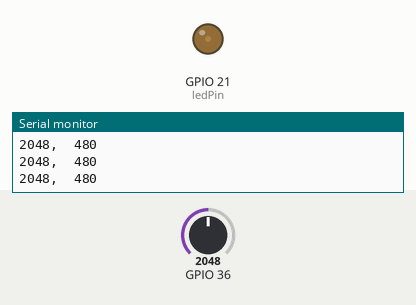
Recording of a sketch running on a simulated ESP32. On the bench: output pins drawn as LEDs (lit = HIGH), the last lines printed to the serial monitor. The test bench sets the inputs (shaded band); at power-on: GPIO 36 = 2048.

Above: at 1.2 s.
1.3 s: GPIO 36 set to 1960
At 2.2 s:
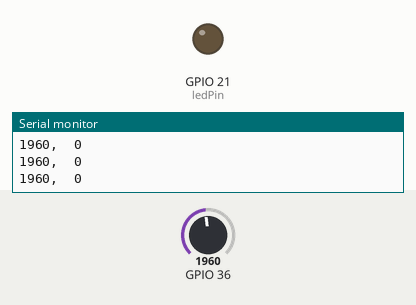
2.8 s: GPIO 36 set to 2866
At 3.6 s:
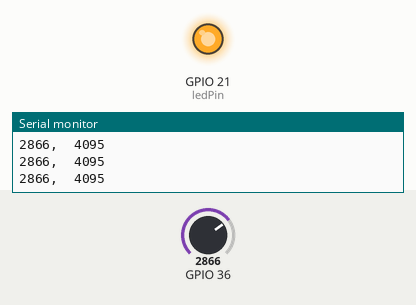
4.3 s: GPIO 36 set to 1228
At 5.5 s:
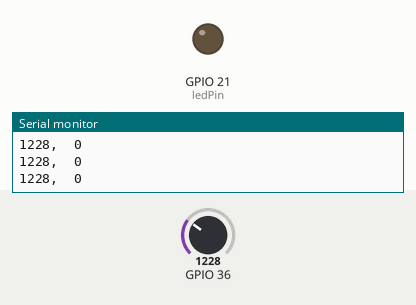
5.8 s: GPIO 36 set to 3603
At 6.9 s:
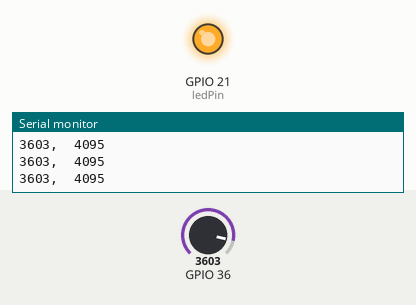
Timing chart, 0 to 8.3 s (numbered marks = the images above; inputs shaded):
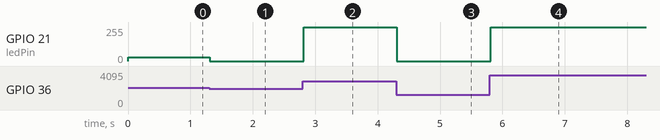

Measured:
- after the input at 1.3 s, GPIO 21 (ledPin): 30/255 → 0/255 at once
- after the input at 2.8 s, GPIO 21 (ledPin): 0/255 → 255/255 at once
- after the input at 4.3 s, GPIO 21 (ledPin): 255/255 → 0/255 at once
- after the input at 5.8 s, GPIO 21 (ledPin): 0/255 → 255/255 at once

The sketch:

setpoint_pwm.ino
```cpp
// the number of the PWM pin
const int ledPin = 21;

// setting PWM properties
const int freq = 5000;
const int ledChannel = 0;
const int resolution = 12;   //use 12 bits of resolution on both ADC and PWM.  Why not.

void setup(){
  Serial.begin(115200);

  // configure PWM functionalitites
  ledcSetup(ledChannel, freq, resolution);

  // attach the channel to the GPIO to be controlled
  ledcAttachPin(ledPin, ledChannel);
}

void loop(){
  int dutyCycle=0;
  int setpoint = 2000;
  int sensorValue = analogRead(A0);
  int delta_v = sensorValue-setpoint;

  if (delta_v < 0) dutyCycle = 0;
  else dutyCycle = delta_v *10;
  if (dutyCycle > 4095) dutyCycle = 4095;

  ledcWrite(ledChannel, dutyCycle);
  Serial.print(sensorValue);
  Serial.print(",  ");
  Serial.println(dutyCycle);
  delay(15);

}
```
